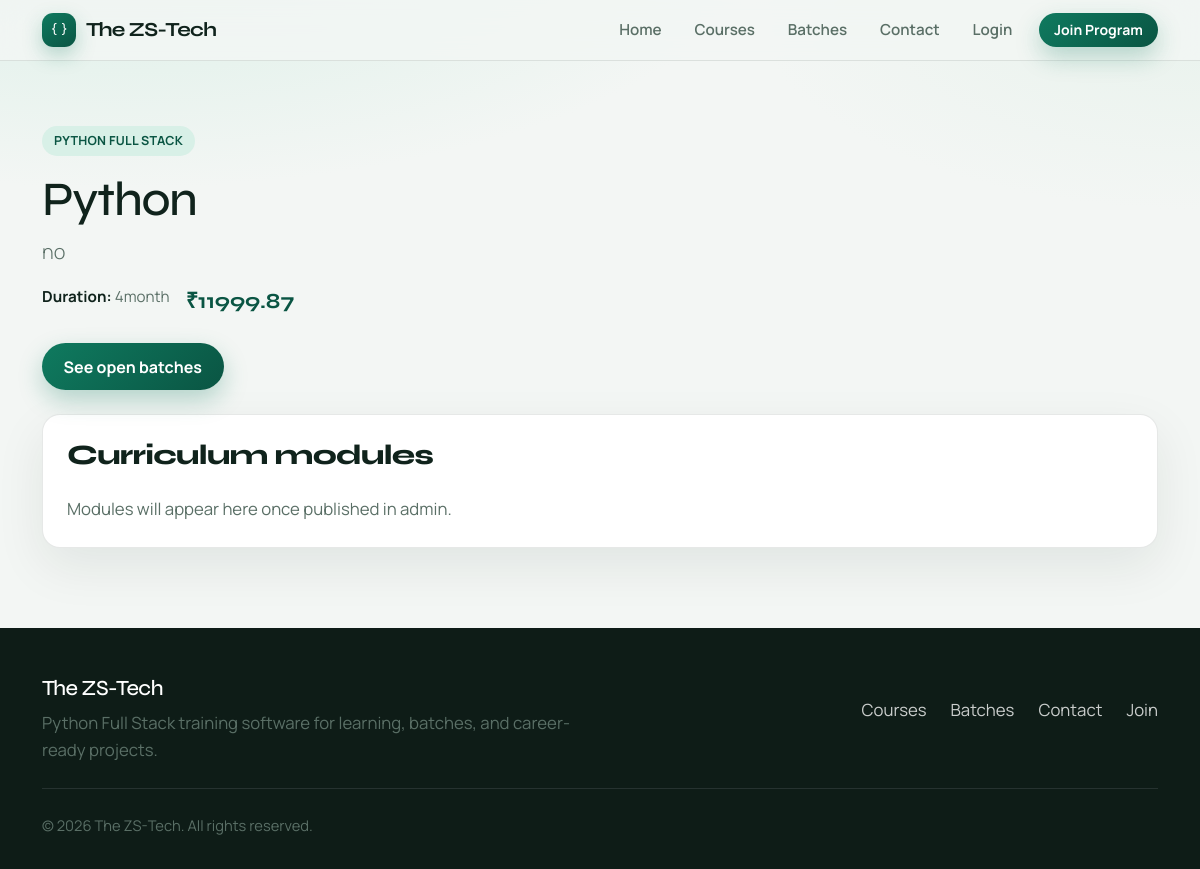
Before: /courses/1/ with the older database file.
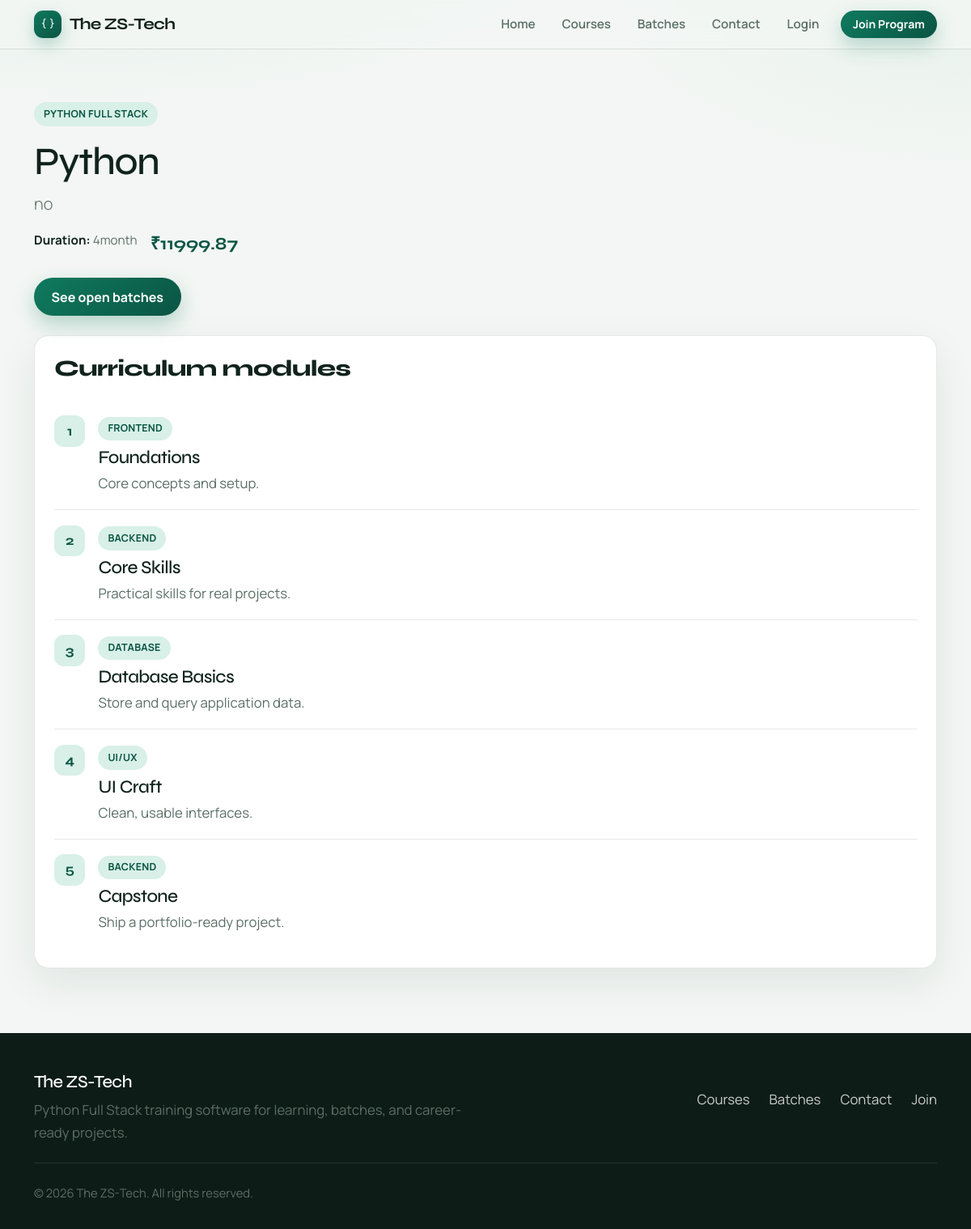
After: the same page with the newer database file.
### courses/models.py (models this page shows, shortened)
class Course(models.Model):
    title = models.CharField(
        max_length=200
    )
    short_description = models.CharField(
        max_length=300
    )
    description = models.TextField()
    duration = models.CharField(
        max_length=100
    )
    fees = models.DecimalField(
        max_digits=10,
        decimal_places=2,
        default=0
    )
    is_active = models.BooleanField(
        default=True
    )
    created_at = models.DateTimeField(
        auto_now_add=True
    )

class Module(models.Model):
    CATEGORY_CHOICES = [
        ('frontend', 'Frontend'),
        ('database', 'Database'),
        ('backend', 'Backend'),
        ('uiux', 'UI/UX'),
    ]
    course = models.ForeignKey(
        Course,
        on_delete=models.CASCADE,
        related_name='modules'
    )
    title = models.CharField(
        max_length=200
    )
    category = models.CharField(
        max_length=20,
        choices=CATEGORY_CHOICES
    )
    description = models.TextField(
        blank=True
    )
    order = models.PositiveIntegerField(
        default=1
    )
    class Meta:
        ordering = [
            'order'
        ]

### courses/views.py (the view)
def course_detail(
    request,
    pk
):
    course = get_object_or_404(
        Course,
        pk=pk
    )
    return render(
        request,
        'courses/course_detail.html',
        {
            'course': course
        }
    )

### templates/courses/course_detail.html (shortened to what this page needs)
{% extends 'base.html' %}
{% block content %}
<section class="page-hero">
    <div class="container">
        <span class="pill">Python Full Stack</span>
        <h1 class="mt-3">{{ course.title }}</h1>
        <p class="lead" style="max-width: 46rem;">{{ course.description }}</p>
        <div class="meta-row">
            <span><strong>Duration:</strong> {{ course.duration }}</span>
            <span class="fee-tag">₹{{ course.fees }}</span>
        </div>
        <a href="{% url 'batch_list' %}" class="btn btn-zs mt-2">See open batches</a>
    </div>
</section>
<section class="pb-5">
    <div class="container">
        <div class="soft-panel">
            <h2 class="section-title mb-4" style="font-size: 1.75rem;">Curriculum modules</h2>
            {% for module in course.modules.all %}
            <div class="module-item">
                <div class="module-num">{{ module.order }}</div>
                <div>
                    <span class="pill mb-2">{{ module.get_category_display }}</span>
                    <h3 class="h5 mb-1">{{ module.title }}</h3>
                    <p class="mb-0">{{ module.description|default:"Hands-on module covering concepts and practice tasks." }}</p>
                </div>
            </div>
            {% empty %}
            <p class="mb-0">Modules will appear here once published in admin.</p>
            {% endfor %}
        </div>
    </div>
</section>
{% endblock %}

### templates/base.html (shortened to what this page needs)
{% load static %}
<!DOCTYPE html>
<html lang="en">
<head>
    <link href="https://cdn.jsdelivr.net/npm/bootstrap@5.3.3/dist/css/bootstrap.min.css" rel="stylesheet">
    <link href="https://cdn.jsdelivr.net/npm/bootstrap-icons@1.11.3/font/bootstrap-icons.css" rel="stylesheet">
    <link rel="stylesheet" href="{% static 'css/style.css' %}?v=2">
</head>
<body>
<header class="site-header">
    <nav class="navbar navbar-expand-lg">
        <div class="container">
            <a class="brand-mark navbar-brand mb-0" href="{% url 'home' %}">
                <span class="logo-chip"><i class="bi bi-braces"></i></span>
                The ZS-Tech
            </a>
            <div class="collapse navbar-collapse" id="mainNavbar">
                <ul class="navbar-nav ms-auto align-items-lg-center gap-lg-1">
                    <li class="nav-item">
                        <a class="nav-link" href="{% url 'home' %}">Home</a>
                    </li>
                    <li class="nav-item">
                        <a class="nav-link" href="{% url 'course_list' %}">Courses</a>
                    </li>
                    <li class="nav-item">
                        <a class="nav-link" href="{% url 'batch_list' %}">Batches</a>
                    </li>
                    <li class="nav-item">
                        <a class="nav-link" href="{% url 'contact' %}">Contact</a>
                    </li>
                    {% if user.is_authenticated %}
                    <li class="nav-item">
                        <a class="nav-link" href="{% url 'dashboard' %}">Dashboard</a>
                    </li>
                    <li class="nav-item">
                        <a class="nav-link" href="{% url 'profile' %}">Profile</a>
                    </li>
                    <li class="nav-item">
                        <form method="post" action="{% url 'logout' %}" class="d-inline">
                            {% csrf_token %}
                            <button type="submit" class="btn btn-ghost btn-sm ms-lg-2">Logout</button>
                        </form>
                    </li>
                    {% else %}
                    <li class="nav-item">
                        <a class="nav-link" href="{% url 'login' %}">Login</a>
                    </li>
                    <li class="nav-item">
                        <a class="btn btn-zs btn-sm ms-lg-2" href="{% url 'register' %}">Join Program</a>
                    </li>
                    {% endif %}
                </ul>
            </div>
        </div>
    </nav>
</header>
<main>
    {% block content %}{% endblock %}
</main>
<footer class="site-footer">
    <div class="container">
        <div class="row g-4">
            <div class="col-md-6">
                <h4>The ZS-Tech</h4>
                <p class="mb-0">Python Full Stack training software for learning, batches, and career-ready projects.</p>
            </div>
            <div class="col-md-6">
                <div class="footer-links justify-content-md-end">
                    <a href="{% url 'course_list' %}">Courses</a>
                    <a href="{% url 'batch_list' %}">Batches</a>
                    <a href="{% url 'contact' %}">Contact</a>
                    <a href="{% url 'register' %}">Join</a>
                </div>
            </div>
        </div>
        <hr class="border-secondary opacity-25 my-4">
        <p class="mb-0 small">&copy; 2026 The ZS-Tech. All rights reserved.</p>
    </div>
</footer>
</body>
</html>

### static/css/style.css (style rules this page uses)
:root { --bg: #f3f6f4; --bg-soft: #e7efea; --surface: #ffffff; --ink: #10231c; --muted: #5a6f66; --line: rgba(16, 35, 28, 0.10); --accent: #0f7a5f; --accent-dark: #0a5543; --accent-soft: #d8f0e7; --warn: #c45c26; --danger: #b42318; --radius: 18px; --radius-sm: 12px; --shadow: 0 18px 50px rgba(16, 35, 28, 0.08); --font-display: "Syne", sans-serif; --font-body: "Manrope", sans-serif; --space-section: clamp(4rem, 8vw, 6.5rem); }
*, *::before, *::after { box-sizing: border-box; }
html { scroll-behavior: smooth; }
body { margin: 0; font-family: var(--font-body); font-size: 1.05rem; line-height: 1.65; color: var(--ink); background: radial-gradient(1200px 500px at 10% -10%, #d9efe6 0%, transparent 55%), radial-gradient(900px 420px at 100% 0%, #e8f2ec 0%, transparent 50%), var(--bg); min-height: 100vh; }
a { color: var(--accent-dark); text-decoration: none; transition: color 0.2s ease; }
h1, h2, h3, h4, h5, h6 { font-family: var(--font-display); letter-spacing: -0.03em; line-height: 1.15; color: var(--ink); }
p { color: var(--muted); }
.site-header { position: sticky; top: 0; z-index: 1030; backdrop-filter: blur(14px); background: rgba(243, 246, 244, 0.86); border-bottom: 1px solid var(--line); }
.brand-mark { display: inline-flex; align-items: center; gap: 0.65rem; font-family: var(--font-display); font-weight: 700; font-size: 1.25rem; color: var(--ink) !important; letter-spacing: -0.04em; }
.brand-mark .logo-chip { width: 2.1rem; height: 2.1rem; border-radius: 0.7rem; display: grid; place-items: center; background: linear-gradient(145deg, var(--accent), var(--accent-dark)); color: #fff; font-size: 1rem; box-shadow: 0 8px 20px rgba(15, 122, 95, 0.28); }
.navbar .nav-link { font-weight: 600; font-size: 0.95rem; color: var(--muted) !important; padding: 0.55rem 0.9rem !important; border-radius: 999px; }
.btn { font-family: var(--font-body); font-weight: 700; border-radius: 999px; padding: 0.7rem 1.35rem; border: none; transition: transform 0.2s ease, box-shadow 0.2s ease, background 0.2s ease; }
.btn-primary, .btn-zs { background: linear-gradient(135deg, var(--accent), var(--accent-dark)); color: #fff !important; box-shadow: 0 10px 24px rgba(15, 122, 95, 0.28); }
.btn-sm { padding: 0.4rem 0.95rem; font-size: 0.875rem; }
.section-title { font-size: clamp(1.85rem, 4vw, 2.75rem); font-weight: 750; margin-bottom: 0.6rem; }
.page-hero { padding: clamp(2.5rem, 6vw, 4rem) 0 1.5rem; }
.page-hero h1 { font-size: clamp(2rem, 4.5vw, 3rem); margin-bottom: 0.5rem; }
.soft-panel { background: var(--surface); border: 1px solid var(--line); border-radius: var(--radius); padding: 1.5rem; box-shadow: var(--shadow); height: 100%; transition: transform 0.25s ease, box-shadow 0.25s ease; }
.soft-panel h3 { font-size: 1.4rem; margin-bottom: 0.5rem; }
.meta-row { display: flex; flex-wrap: wrap; gap: 0.5rem 1rem; font-size: 0.95rem; color: var(--muted); margin: 1rem 0; }
.meta-row strong { color: var(--ink); font-weight: 700; }
.pill { display: inline-flex; align-items: center; gap: 0.35rem; padding: 0.28rem 0.75rem; border-radius: 999px; font-size: 0.78rem; font-weight: 700; letter-spacing: 0.02em; text-transform: uppercase; background: var(--accent-soft); color: var(--accent-dark); }
.fee-tag { font-family: var(--font-display); font-size: 1.35rem; font-weight: 700; color: var(--accent-dark); }
.module-item { display: grid; grid-template-columns: auto 1fr; gap: 1rem; padding: 1.15rem 0; border-bottom: 1px solid var(--line); }
.module-item:last-child { border-bottom: none; }
.module-num { width: 2.4rem; height: 2.4rem; border-radius: 0.75rem; display: grid; place-items: center; background: var(--accent-soft); color: var(--accent-dark); font-family: var(--font-display); font-weight: 700; }
.site-footer { margin-top: 2rem; padding: 3rem 0 2rem; background: #0e1c17; color: rgba(255, 255, 255, 0.78); }
.site-footer h4 { color: #fff; font-size: 1.35rem; margin-bottom: 0.5rem; }
.site-footer a { color: rgba(255, 255, 255, 0.78); }
.footer-links { display: flex; flex-wrap: wrap; gap: 1rem 1.5rem; margin: 1.25rem 0; }

### templates/base.html (style rules this page uses)
body { font-family: "Manrope", system-ui, sans-serif; }
.hero-brand, h1, h2, h3 { font-family: "Syne", system-ui, sans-serif; }

Changed rows visible on the page:
added Module: order "1", category "FRONTEND", title "Foundations", description "Core concepts and setup."
added Module: order "2", category "BACKEND", title "Core Skills", description "Practical skills for real projects."
added Module: order "3", category "DATABASE", title "Database Basics", description "Store and query application data."
added Module: order "4", category "UI/UX", title "UI Craft", description "Clean, usable interfaces."
added Module: order "5", category "BACKEND", title "Capstone", description "Ship a portfolio-ready project."
Other visible differences:
text no longer shown: "Modules will appear here once published in admin."
